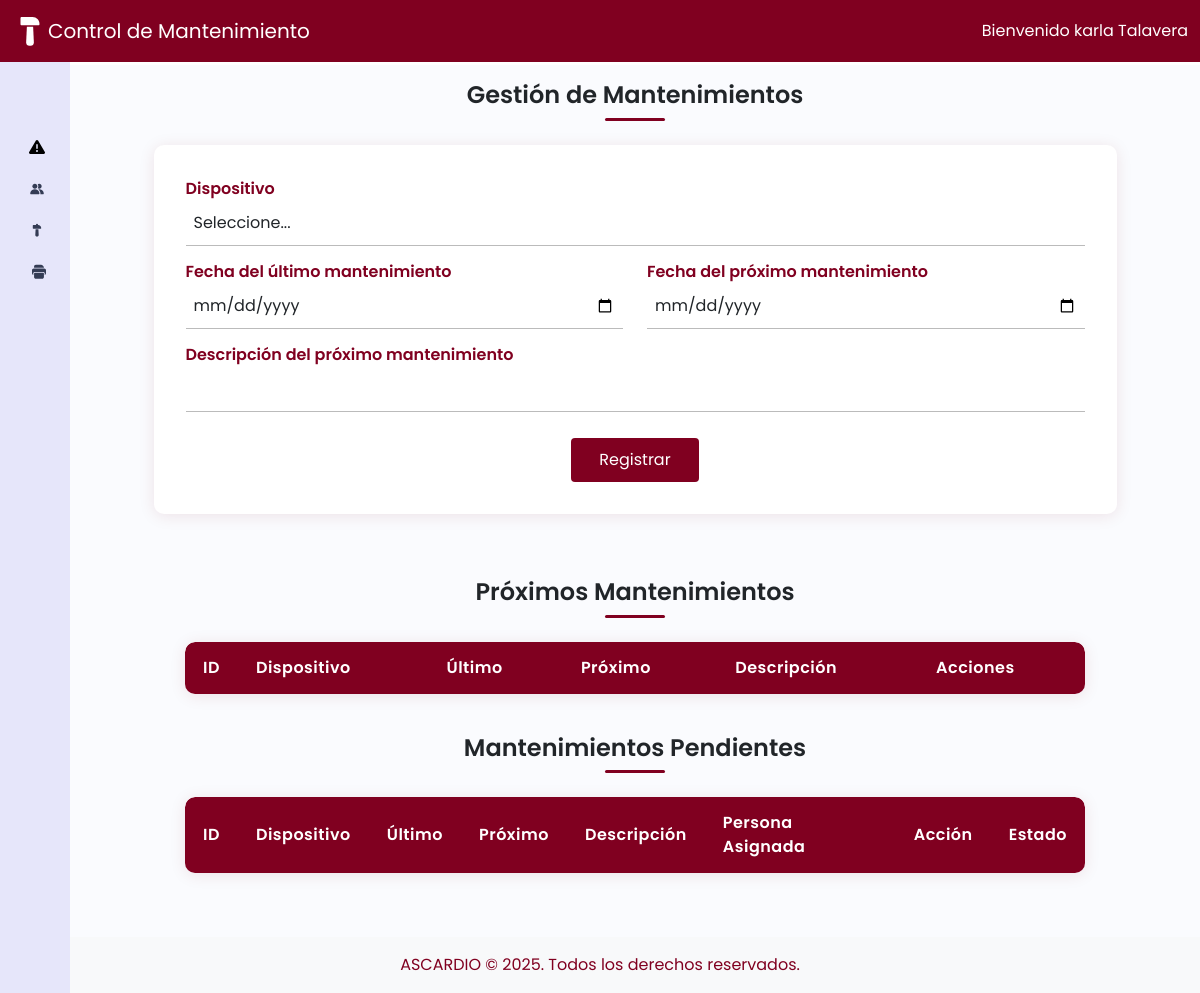
The page /index.php?vista=mantenimiento (signed in) on the database as committed earlier.
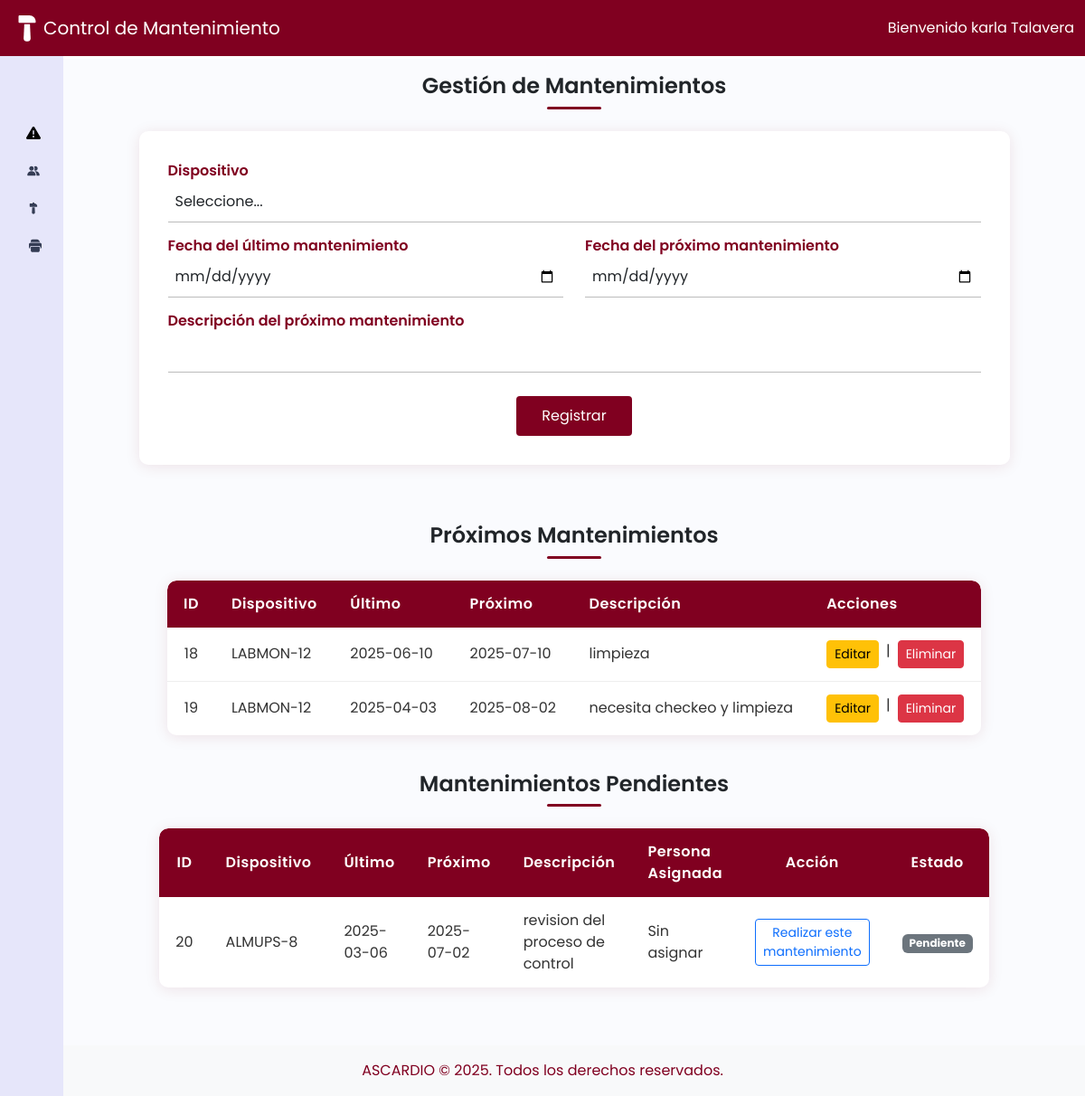
The same page on the database as committed later.
### tables this page shows
CREATE TABLE `mantenimiento` (
  `id` int(11) NOT NULL,
  `codigo_dispositivo` varchar(20) NOT NULL,
  `fecha_ultimo_mantenimiento` date NOT NULL,
  `fecha_proximo_mantenimiento` date NOT NULL,
  `descripcion_proximo_mantenimiento` text DEFAULT NULL,
  `persona_asignada` int(11) DEFAULT NULL,
  `fecha_realizado` date DEFAULT NULL
);

### controladores/controladorMantenimiento.php (called while the page is built, shortened)
<?php
require_once dirname(__DIR__) . '/modelos/modeloMantenimiento.php';
class controladorMantenimiento {
    private $modelo;
    public function __construct() {
        $this->modelo = new modeloMantenimiento();
    }
    public function mostrarMantenimientos() {
        $proximos = $this->modelo->listarProximosMantenimientos();
        $pendientes = $this->modelo->listarMantenimientosPendientes();
        include dirname(__DIR__) . '/vistas/vistaMantenimiento.php';
    }
}
?>

### modelos/modeloMantenimiento.php (called while the page is built, shortened)
<?php
require_once dirname(__DIR__) . '/config/conexion.php';
class modeloMantenimiento {
    private $conexion;
    public function __construct() {
        $bd = new Base_Datos();
        $this->conexion = $bd->Conexion_Base_Datos();
    }
    public function listarProximosMantenimientos() {
        $sql = "SELECT * FROM mantenimiento WHERE fecha_proximo_mantenimiento > CURDATE() ORDER BY fecha_proximo_mantenimiento ASC";
        $stmt = $this->conexion->prepare($sql);
        $stmt->execute();
        return $stmt->fetchAll(PDO::FETCH_ASSOC);
    }
    public function listarMantenimientosPendientes() {
        $sql = "SELECT * FROM mantenimiento WHERE fecha_proximo_mantenimiento <= CURDATE() ORDER BY fecha_proximo_mantenimiento ASC";
        $stmt = $this->conexion->prepare($sql);
        $stmt->execute();
        return $stmt->fetchAll(PDO::FETCH_ASSOC);
    }
}
?>

### config/conexion.php (called while the page is built, shortened)
<?php
  class Base_Datos{
    private $Nombre_Servidor = "localhost";
    private $Nombre_Base_Datos = "Mantenimiento_AscardioDB;";
    private $Nombre_Usuario = "root";
    private $Pass = "";
    public function Conexion_Base_Datos(){
       $this->Conexion = null;
       try{
             $this-> Conexion = new PDO("mysql:host={$this->Nombre_Servidor};dbname={$this->Nombre_Base_Datos}",
             $this->Nombre_Usuario,
             $this->Pass
        );
        $this->Conexion->setAttribute(PDO::ATTR_ERRMODE, PDO::ERRMODE_EXCEPTION);
       }catch(PDOException $e){
         die ("Error de Conexion:" . $e->getMessage());
       }
       return $this->Conexion;
    }
    }
?>

### vistas/vistaMantenimiento.php (the view, shortened to what the changed rows need)
<?php include 'header.php'; ?>
<div class="main p-3">
    <h1>Gestión de Mantenimientos</h1>
    <h1>Próximos Mantenimientos</h1>
    <table class="device-table" id= "pendientes">
        <thead>
            <tr>
                <th>ID</th>
                <th>Dispositivo</th>
                <th>Último</th>
                <th>Próximo</th>
                <th>Descripción</th>
                <th>Acciones</th>
            </tr>
        </thead>
        <tbody>
            <?php foreach ($proximos as $m): ?>
                <tr>
                    <td><?= htmlspecialchars($m['id']) ?></td>
                    <td><?= htmlspecialchars($m['codigo_dispositivo']) ?></td>
                    <td><?= htmlspecialchars($m['fecha_ultimo_mantenimiento']) ?></td>
                    <td><?= htmlspecialchars($m['fecha_proximo_mantenimiento']) ?></td>
                    <td><?= htmlspecialchars($m['descripcion_proximo_mantenimiento']) ?></td>
                    <td>
                        <div class="d-flex gap-2">
                            <a href="index.php?vista=mantenimiento&editar=<?= urlencode($m['id']) ?>" class="btn btn-sm btn-warning">Editar</a> |
                            <a href="index.php?vista=mantenimiento&eliminar=<?= urlencode($m['id']) ?>" class="btn btn-sm btn-danger" onclick="return confirm('¿Seguro que deseas eliminar este dispositivo?')">Eliminar</a>
                        </div>
                    </td>
                </tr>
            <?php endforeach; ?>
        </tbody>
    </table>
    <h1>Mantenimientos Pendientes</h1>
    <table class="device-table" id="pendientes" >
        <thead>
            <tr>
                <th>ID</th>
                <th>Dispositivo</th>
                <th>Último</th>
                <th>Próximo</th>
                <th>Descripción</th>
                <th>Persona Asignada</th>
                <th class="text-center">Acción</th>
                <th class="text-center">Estado</th>
            </tr>
        </thead>
        <tbody>
            <?php foreach ($pendientes as $m): ?>
                <tr>
                    <td><?= htmlspecialchars($m['id']) ?></td>
                    <td><?= htmlspecialchars($m['codigo_dispositivo']) ?></td>
                    <td><?= htmlspecialchars($m['fecha_ultimo_mantenimiento']) ?></td>
                    <td><?= htmlspecialchars($m['fecha_proximo_mantenimiento']) ?></td>
                    <td><?= htmlspecialchars($m['descripcion_proximo_mantenimiento']) ?></td>
                    <td>
                        <?php
                        $persona = '';
                        echo $persona ?: 'Sin asignar';
                        ?>
                    </td>
                   <td class="text-center align-middle">
                        <?php if (!$m['persona_asignada']): ?>
                            <form method="POST" action="index.php?vista=mantenimiento#pendientes" class="d-inline-block">
                                <button type="submit" class="btn btn-sm btn-outline-primary">Realizar este mantenimiento</button>
                            </form>
                        <?php elseif ($m['persona_asignada'] == $_SESSION['usuario']['id']): ?>
                            <span class="badge bg-info text-dark">Tomado por mí</span>
                        <?php else: ?>
                            <span class="badge bg-success">Tomado</span>
                        <?php endif; ?>
                    </td>
                    <td class="text-center align-middle">
                        <?php if (
                            $m['persona_asignada']
                            && $m['persona_asignada'] == $_SESSION['usuario']['id']
                            && empty($m['fecha_realizado'])
                        ): ?>
                            <form method="POST" action="index.php?vista=mantenimiento#pendientes" class="d-inline-block">
                                <input type="hidden" name="realizar_mantenimiento" value="<?= $m['id'] ?>">
                                <button type="submit" class="btn btn-sm btn-outline-success">Mantenimiento realizado</button>
                            </form>
                        <?php elseif (!empty($m['fecha_realizado'])): ?>
                            <span class="badge bg-success">Realizado</span>
                        <?php elseif ($m['persona_asignada']): ?>
                            <span class="badge bg-warning text-dark">Por confirmación</span>
                        <?php else: ?>
                            <span class="badge bg-secondary">Pendiente</span>
                        <?php endif; ?>
                    </td>
                </tr>
            <?php endforeach; ?>
        </tbody>
    </table>
</div>
<?php include 'footer.php'; ?>

Rows that differ between the two databases and show on the page:
added mantenimiento: id "18", codigo_dispositivo "LABMON-12", fecha_ultimo_mantenimiento "2025-06-10", fecha_proximo_mantenimiento "2025-07-10", descripcion_proximo_mantenimiento "limpieza", shown under "Próximos Mantenimientos"
added mantenimiento: id "19", codigo_dispositivo "LABMON-12", fecha_ultimo_mantenimiento "2025-04-03", fecha_proximo_mantenimiento "2025-08-02", descripcion_proximo_mantenimiento "necesita checkeo y limpieza", shown under "Próximos Mantenimientos"
added mantenimiento: id "20", codigo_dispositivo "ALMUPS-8", fecha_ultimo_mantenimiento "2025-03-06", fecha_proximo_mantenimiento "2025-07-02", descripcion_proximo_mantenimiento "revision del proceso de control", persona "Sin asignar", shows "Pendiente", shown under "Mantenimientos Pendientes"
